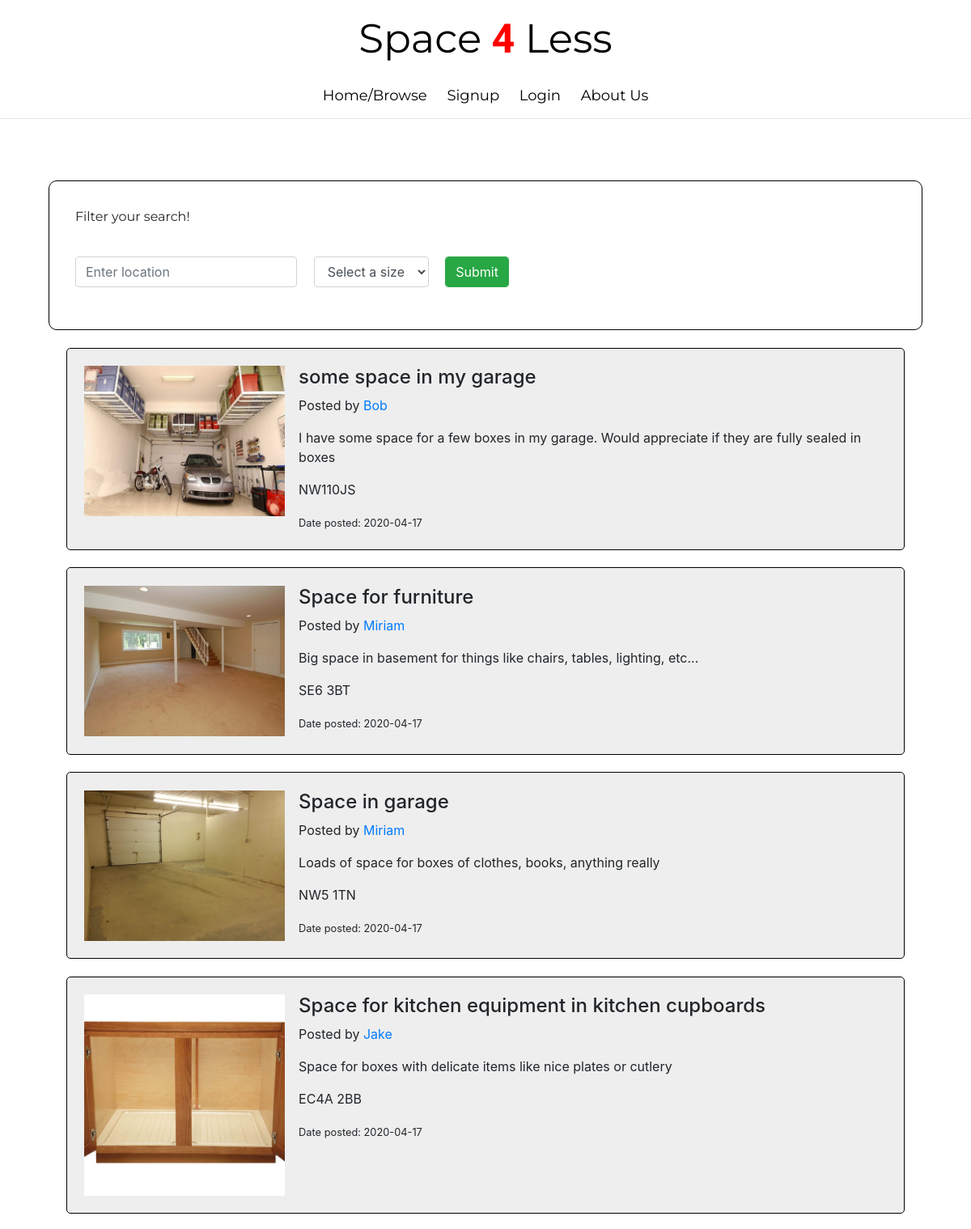
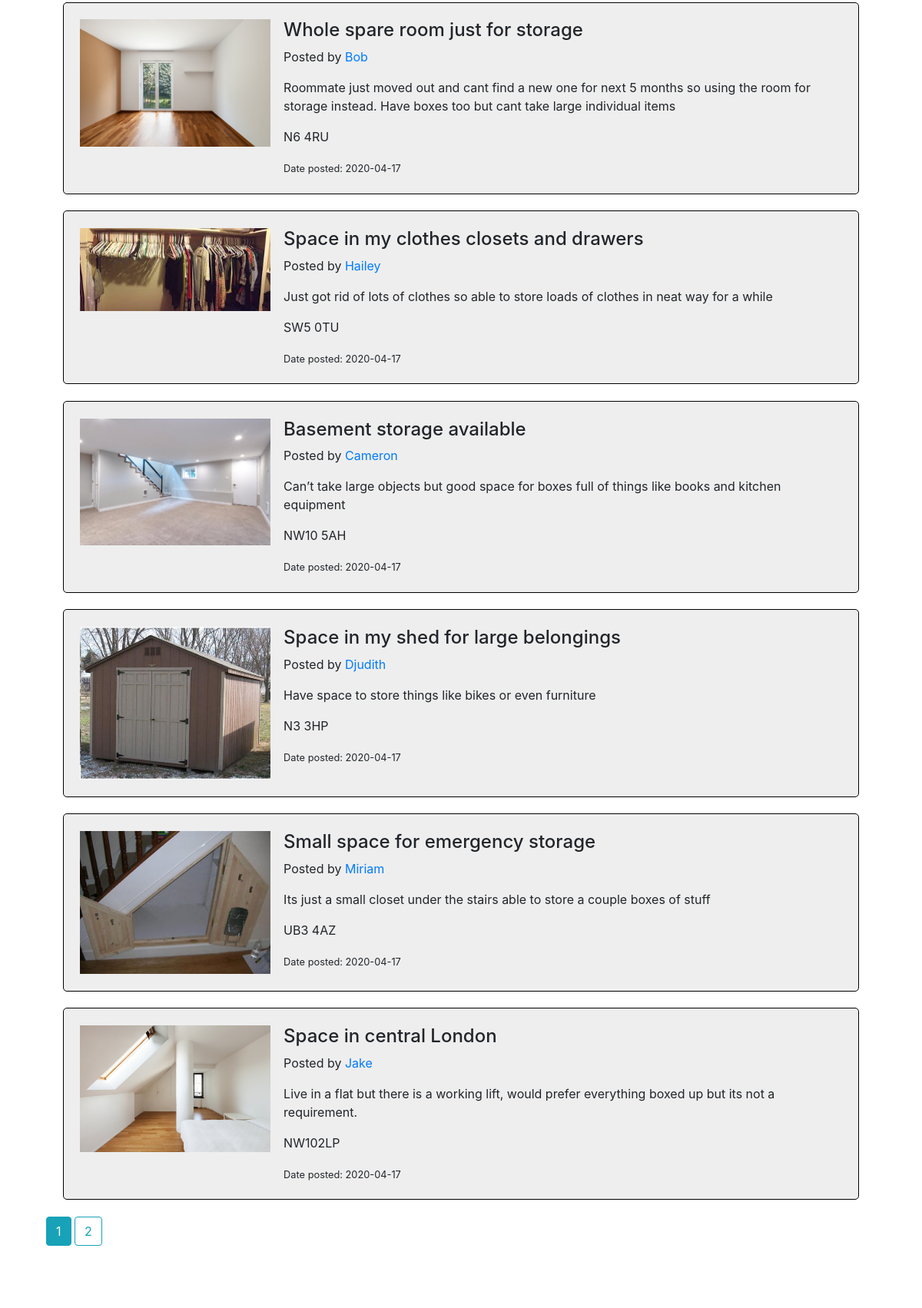
The page /home (upper part) on the database its author committed (2 pictures, top to bottom).
### app/models.py (models this page shows, shortened)
class Post(db.Model):
    __tablename__ = 'post'
    post_id = db.Column(db.Integer, primary_key=True)
    title = db.Column(db.String(30), nullable=False)
    date_posted = db.Column(db.DateTime, nullable=False, default=datetime.utcnow)
    image = db.Column(db.String(30), nullable=False)  # , default='default.png')
    location = db.Column(db.String(50), nullable=False)
    space_size = db.Column(db.String(15), nullable=False)
    content = db.Column(db.String(30), nullable=False)
    user_id = db.Column(db.Integer, ForeignKey('user.user_id'), nullable=False)
    bookings = db.relationship('Book')
    comments = db.relationship('Comment')

class User(db.Model, UserMixin):
    __tablename__ = 'user'
    user_id = db.Column(db.Integer, primary_key=True)
    username = db.Column(db.String(250), nullable=False)
    first_name = db.Column(db.String(250), nullable=False)
    last_name = db.Column(db.String(250), nullable=False)
    email = db.Column(db.String(250), nullable=False)
    password = db.Column(db.String(200))
    image_file = db.Column(db.String(20), nullable=False, default='default-profile.png')
    roles = db.Column(db.String(20))
    posts = db.relationship('Post', backref='author', lazy=True)
    bookings = db.relationship('Book')
    comments = db.relationship('Comment')
    reviews = db.relationship('Review')

### app/main/routes.py (the view)
@bp_main.route('/')
@bp_main.route('/home')
def home_page():
    page = request.args.get('page', 1, type=int)
    posts = Post.query.order_by(Post.date_posted.desc()).paginate(page=page, per_page=10)
    return render_template('home.html', title='Home Page', posts=posts)

### app/templates/home.html (shortened to what this page needs)
{% extends 'layout.html' %}
{% block content %}
    <div class="filter-all">
        <p class="filter" style="font-family: Montserrat, sans-serif;  ">Filter your search!</p>
        <form class="form-inline ml-auto" action="search" method="post">
            <div class="filter">
                <input class="form-control" type="search" name="location" placeholder="Enter location">
            </div>
            <div class="filter">
                <select class="form-control" name="size" id="size">
                    <option value="" selected>Select a size</option>
                </select>
            </div>
            <br>
            <div class="filter">
                <input class="btn btn-success form-control" type="submit" placeholder="submit">
            </div>
        </form>
    </div>
    {% for post in posts.items %}
        <div class="post">
            <div class="media content-section">
                <img class="mr-3 article-image post_image"
                     src="{{ url_for('static', filename='post_pictures/' + post.image, width=5000, height =5000) }}">
                <div class="media-body">
                    {% if current_user.is_authenticated %}
                        <h4 class="media-heading"><a
                                href="{{ url_for('posts.single_post', post_id=post.post_id) }}">{{ post.title }}</a>
                        </h4>
                    {% else %}
                        <h4 class="media-heading"> {{ post.title }}</h4>
                    {% endif %}
                    <p>Posted by <a
                            href="{{ url_for('main.view_profile', userid=post.author.user_id) }}">{{ post.author.username }}</a>
                    </p>
                    <p>{{ post.content }}</p>
                    <p> {{ post.location }}</p>
                    <small> Date posted: {{ post.date_posted.strftime('%Y-%m-%d') }}</small>
                </div>
            </div>
        </div>
    {% endfor %}
    {% for page_num in posts.iter_pages() %}
        {% if page_num %}
            {% if posts.page == page_num %}
                <a class="btn btn-info mb-4" href="{{ url_for('main.home_page', page=page_num) }}">{{ page_num }}</a>
            {% else %}
                <a class="btn btn-outline-info mb-4"
                   href="{{ url_for('main.home_page', page=page_num) }}">{{ page_num }}</a>
            {% endif %}
        {% else %}
            ...
        {% endif %}
    {% endfor %}
{% endblock content %}

### app/static/design.css (style rules this page uses)
.filter { padding: 1%; }
.filter-all { border: solid black 1px; border-radius: 10px; padding: 2%; }
.filter-all > form { padding-top: 0 !important; }
.post { border: 1px solid black; border-radius: 5px; background-color: #eeeeee; padding: 2%; margin: 2% }
.post_image { width:25% }
form { padding-top: 2%; padding-bottom: 2%; background-color: white; }
* { box-sizing: border-box; }

### rows shown on the page
Post: image (picture), title "some space in my garage", author.username "Bob", content "I have some space for a few boxes in my garage. Would appreciate if they are fully sealed in boxes", location "NW110JS", date_posted "2020-04-17"
Post: image (picture), title "Space for furniture", author.username "Miriam", content "Big space in basement for things like chairs, tables, lighting, etc...", location "SE6 3BT", date_posted "2020-04-17"
Post: image (picture), title "Space in garage", author.username "Miriam", content "Loads of space for boxes of clothes, books, anything really", location "NW5 1TN", date_posted "2020-04-17"
Post: image (picture), title "Space for kitchen equipment in kitchen cupboards", author.username "Jake", content "Space for boxes with delicate items like nice plates or cutlery", location "EC4A 2BB", date_posted "2020-04-17"
Post: image (picture), title "Whole spare room just for storage", author.username "Bob", content "Roommate just moved out and cant find a new one for next 5 months so using the room for storage instead. Have boxes too but cant take large individual items", location "N6 4RU", date_posted "2020-04-17"
Post: image (picture), title "Space in my clothes closets and drawers", author.username "Hailey", content "Just got rid of lots of clothes so able to store loads of clothes in neat way for a while", location "SW5 0TU", date_posted "2020-04-17"
Post: image (picture), title "Basement storage available", author.username "Cameron", content "Can’t take large objects but good space for boxes full of things like books and kitchen equipment", location "NW10 5AH", date_posted "2020-04-17"
Post: image (picture), title "Space in my shed for large belongings", author.username "Djudith", content "Have space to store things like bikes or even furniture", location "N3 3HP", date_posted "2020-04-17"
Post: image (picture), title "Small space for emergency storage", author.username "Miriam", content "Its just a small closet under the stairs able to store a couple boxes of stuff", location "UB3 4AZ", date_posted "2020-04-17"
Post: image (picture), title "Space in central London", author.username "Jake", content "Live in a flat but there is a working lift, would prefer everything boxed up but its not a requirement.", location "NW102LP", date_posted "2020-04-17"

### other values the page prints
{{ page_num }} "1"
{{ page_num }} "2"
